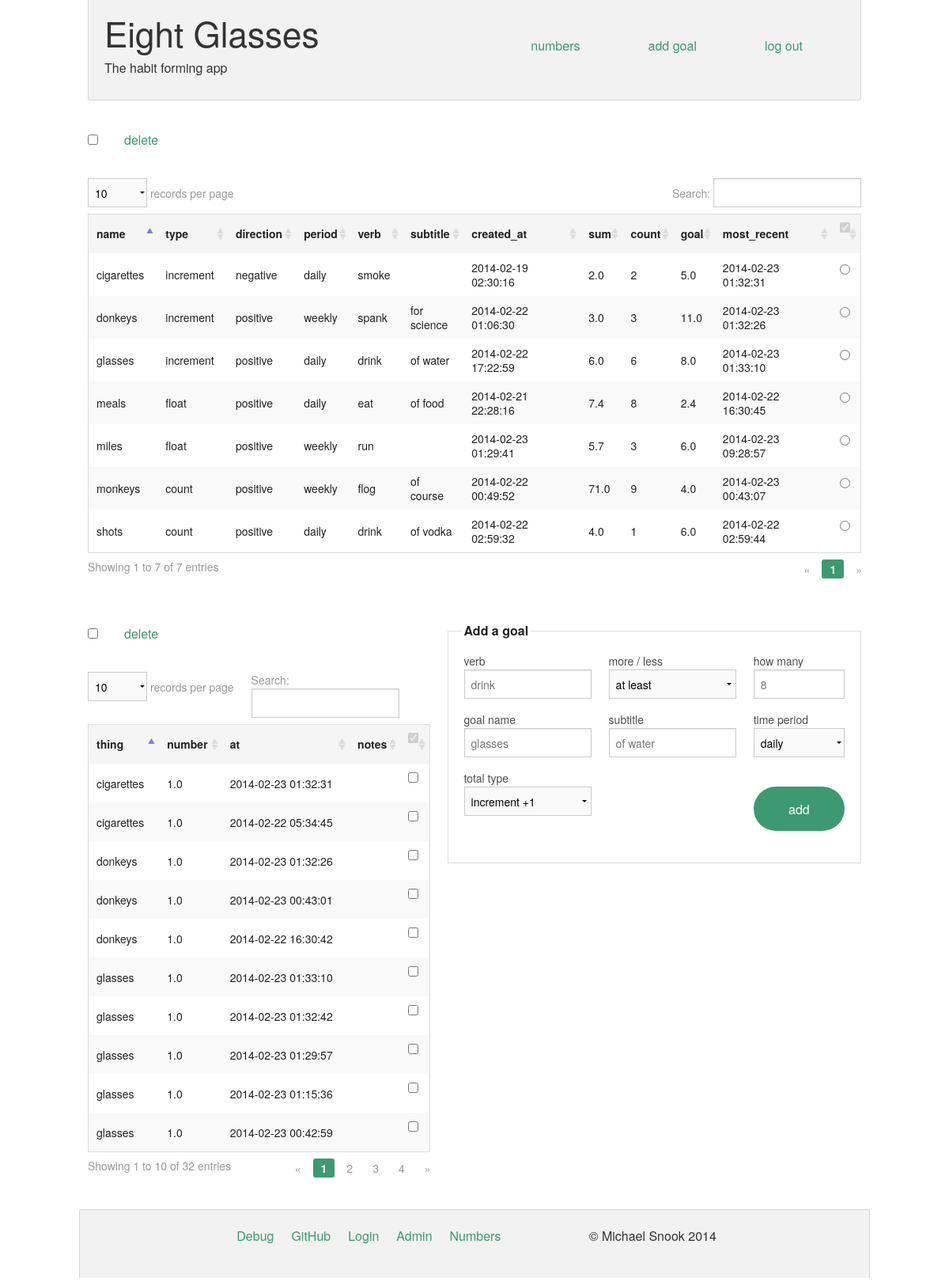
/admin (signed in), run on the app's committed database.
### tables this page shows
CREATE TABLE goals (
       id integer PRIMARY KEY AUTOINCREMENT,
       created_at DATETIME DEFAULT CURRENT_TIMESTAMP,
       name text NOT NULL,
       goal real DEFAULT NULL,
       type text DEFAULT "increment",
       direction text DEFAULT "positive",
       period text DEFAULT "daily",
			 verb text DEFAULT NULL,
       subtitle text DEFAULT NULL
);

CREATE TABLE entries (
       id integer PRIMARY KEY AUTOINCREMENT,
       created_at DATETIME DEFAULT CURRENT_TIMESTAMP,
       name text NOT NULL,
       total real DEFAULT 1,
       type text DEFAULT "increment",
       notes text DEFAULT NULL
);

### eightglasses.py (the view)
@app.route('/admin')
def admin():
    if not session.get('logged_in'):
        abort(401)
    db = get_db()
    cur = db.execute('select id, name, total, type, created_at, notes from entries order by id desc')
    entries = cur.fetchall()
    cur = db.execute('select goals.id `goal_id`, goals.name, goals.type, goals.direction, goals.period, goals.verb, goals.subtitle, sum(coalesce(entries.total, 0)) `sum`, count(distinct entries.id) `count`, goals.goal, max(entries.created_at) `most_recent`, goals.created_at from goals left join entries on (entries.name=goals.name) group by goals.name, goals.type order by goals.created_at asc')
    totals = cur.fetchall()
    return render_template('admin.html', entries=entries, totals=totals, )

### eightglasses.py (called while the page is built)
def connect_db():
    rv = sqlite3.connect(app.config['DATABASE'])
    rv.row_factory = sqlite3.Row
    return rv

def get_db():
    if not hasattr(g, 'sqlite_db'):
        g.sqlite_db = connect_db()
    db = g.sqlite_db
    with app.open_resource('schema_make.sql', mode='r') as f:
      db.cursor().executescript(f.read())
    db.commit()
    return db

### templates/admin.html
{% extends "layout.html" %}
{% block body %}
{% include 'debug.html' %}
  	<div class="large-6 columns">
  {% include 'addgoal_form.html' %}
		</div>
{% endblock %}

### templates/debug.html (shortened to what this page needs)
{% if totals %}
<table>
<form action="{{ url_for('remove_goal') }}" method="POST" class="remove-goal-type">
	<thead>
		<tr>
			<th>name</th>
			<th>type</th>
			<th>direction</th>
			<th>period</th>
			<th>verb</th>
			<th>subtitle</th>
			<th>created_at</th>
			<th>sum</th>
			<th>count</th>
			<th>goal</th>
			<th>most_recent</th>
			<th><input type="checkbox" checked disabled/></th>
		</tr>
	</thead>
	<tbody>
	{% for total in totals %}
		<tr>
			<td>{{ total.name }}</td>
			<td>{{ total.type }}</td>
			<td>{{ total.direction }}</td>
			<td>{{ total.period }}</td>
			<td>{{ total.verb }}</td>
			<td>{{ total.subtitle }}</td>
			<td>{{ total.created_at }}</td>
			<td>{{ total.sum }}</td>
			<td>{{ total.count }}</td>
			<td>{{ total.goal }}</td>
			<td>{{ total.most_recent }}</td>
			<td><input type="radio" name="id_name" value="{{ total.goal_id }},{{ total.name }}" />
		</tr>
	{% endfor %}
	</tbody>
	<input type="checkbox" name="areyousure" value="true" unchecked />
	<input type="submit" name="delete" value="delete" class="button round secondary olive " />
</form>
</table>
{% endif %}
<div class="row">
{% if entries %}
<div class="large-5 columns">
<form action="{{ url_for('remove_entry') }}" method="POST" class="remove-entry">
<table>
	<thead>
		<tr>
			<th>thing</th>
			<th>number</th>
			<th>at</th>
			<th>notes</th>
			<th><input type="checkbox" checked disabled/></th>
		</tr>
	</thead>
	<tbody>
	{% for entry in entries %}
		<label for="id-{{ entry.id }}">
		<tr>
			<td>{{ entry.name }}</td>
			<td>{{ entry.total }}</td>
			<td>{{ entry.created_at }}</td>
			<td>{{ entry.notes|safe }}</td>
			<td><input type="checkbox" id="id-{{ entry.id }}" name="id-{{ entry.id }}" value="{{ entry.id }}" /></td>
		</tr></label>
	{% endfor %}
	</tbody>
	<input type="checkbox" name="areyousure" value="true" unchecked />
	<input type="submit" name="delete" value="delete" class="button round secondary olive " />
</table>
</form>
{% endif %}
</div>

### static/dataTables.foundation.css (style rules this page uses)
table.dataTable { clear: both; margin: 0.5em 0 !important; max-width: none !important; width: 100%; }
table.dataTable thead .sorting, table.dataTable thead .sorting_asc, table.dataTable thead .sorting_desc, table.dataTable thead .sorting_asc_disabled, table.dataTable thead .sorting_desc_disabled { cursor: pointer; *cursor: hand; }
table.dataTable thead .sorting { background: url('images/sort_both.png') no-repeat center right; }
table.dataTable thead .sorting_asc { background: url('images/sort_asc.png') no-repeat center right; }

### static/colors.css (style rules this page uses)
.olive { color: #3d9970; }

### static/style.css (style rules this page uses)
.button.secondary.olive, button.secondary.olive { background-color: transparent; color: #3d9970; margin-right: 20px; border: 1px solid transparent; }

### data on the page
goals: name "cigarettes", type "increment", direction "negative", period "daily", verb "smoke", created_at "2014-02-19 02:30:16", sum "2.0", count "2", goal "5.0", most_recent "2014-02-23 01:32:31"
goals: name "meals", type "float", direction "positive", period "daily", verb "eat", subtitle "of food", created_at "2014-02-21 22:28:16", sum "7.4", count "8", goal "2.4", most_recent "2014-02-22 16:30:45"
goals: name "monkeys", type "count", direction "positive", period "weekly", verb "flog", subtitle "of course", created_at "2014-02-22 00:49:52", sum "71.0", count "9", goal "4.0", most_recent "2014-02-23 00:43:07"
goals: name "donkeys", type "increment", direction "positive", period "weekly", verb "spank", subtitle "for science", created_at "2014-02-22 01:06:30", sum "3.0", count "3", goal "11.0", most_recent "2014-02-23 01:32:26"
goals: name "shots", type "count", direction "positive", period "daily", verb "drink", subtitle "of vodka", created_at "2014-02-22 02:59:32", sum "4.0", count "1", goal "6.0", most_recent "2014-02-22 02:59:44"
goals: name "glasses", type "increment", direction "positive", period "daily", verb "drink", subtitle "of water", created_at "2014-02-22 17:22:59", sum "6.0", count "6", goal "8.0", most_recent "2014-02-23 01:33:10"
goals: name "miles", type "float", direction "positive", period "weekly", verb "run", created_at "2014-02-23 01:29:41", sum "5.7", count "3", goal "6.0", most_recent "2014-02-23 09:28:57"
entries: name "glasses", total "1.0", created_at "2014-02-23 01:33:10"
entries: name "glasses", total "1.0", created_at "2014-02-23 01:32:42"
entries: name "cigarettes", total "1.0", created_at "2014-02-23 01:32:31"
entries: name "donkeys", total "1.0", created_at "2014-02-23 01:32:26"
entries: name "glasses", total "1.0", created_at "2014-02-23 01:29:57"
entries: name "glasses", total "1.0", created_at "2014-02-23 01:15:36"
entries: name "donkeys", total "1.0", created_at "2014-02-23 00:43:01"
entries: name "glasses", total "1.0", created_at "2014-02-23 00:42:59"
entries: name "donkeys", total "1.0", created_at "2014-02-22 16:30:42"
entries: name "cigarettes", total "1.0", created_at "2014-02-22 05:34:45"
